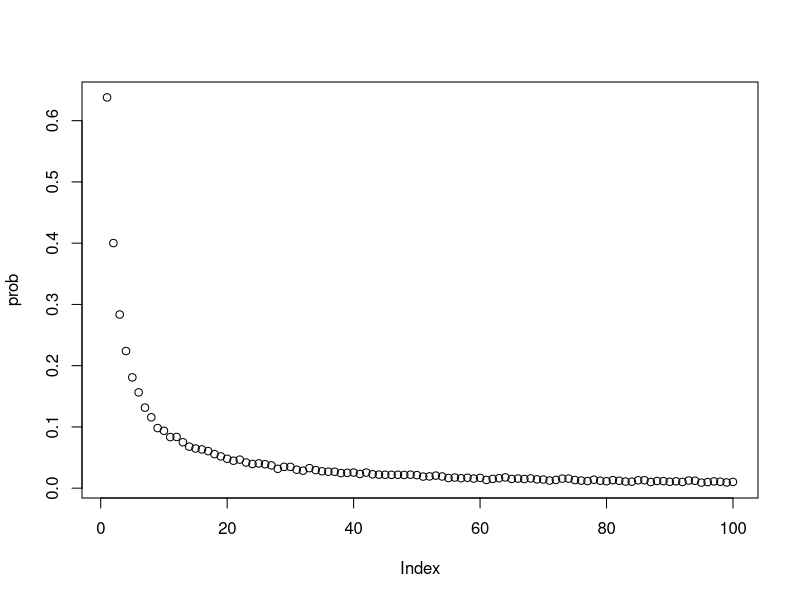

Source code (R): (Note: a time limit stopped this script after it produced the figure.)
# to estimate the probabilities of loop length from 1 to 2n
dloop = function(n,nreps){
  PR = numeric(2*n) # 2n-vector of each length's probability
  cnt = numeric(2*n) # counts each length occurs at least once
  
  # 2n simulations
  for (i in 1:nreps) {
    boxes = sample(1:(2*n),replace = F) # randomly shuffle cards to boxes
    freq = numeric(2*n) # the frequency each length occur in one simulation
    
    # 2n prisoners complete the simulation in turn
    for (j in 1:(2*n)) {
      len = 1
      k = j # the next box to open
      
      # break until find the card with their number
      while (boxes[k] != j) {
        k = boxes[k]
        len = len + 1
      }
      freq[len] = freq[len] + 1
    }
    
    # record the counts each length occurs at least once
    for (len in 1:(2*n)) {
      if (freq[len] != 0)
      cnt[len] = cnt[len] + 1
    }
  }
  
  # calculate the probability of each length
  for (len in 1:(2*n)) {
    PR[len] = cnt[len]/nreps
  }
  return(PR)
}

# estimate the probabilities for n = 50, nreps = 10000
prob = dloop(50,10000)
print(prob)
plot(prob)



# calculate the probability that there is no loop longer than 50
dloop2 = function(n,nreps){
  PR = 0
  cnt = 0 # the counts of the simulations without loop longer than 50
  
  # 2n simulations
  for (i in 1:nreps) {
    boxes = sample(1:(2*n),replace = F) # randomly shuffle cards to boxes
    max_len = 0 # record the longest length in each simulation
    
    # 2n prisoners complete the simulation in turn
    for (j in 1:(2*n)) {
      len = 1
      k = j # the next box to open
      
      # break until find the card with their number
      while (boxes[k] != j) {
        k = boxes[k]
        len = len + 1
      }
      max_len = max(max_len,len) # change the maximum if necessary
    }
    
    # add the count if there is no loop longer than 50 in this simulation
    if (max_len <= 50)
      cnt = cnt + 1
  }
  
  # calculate the probability that there is no loop longer than 50
  PR = cnt/nreps
  return(PR)
}

# estimate the probability for n = 50, nreps = 10000
dloop2(50,10000)
